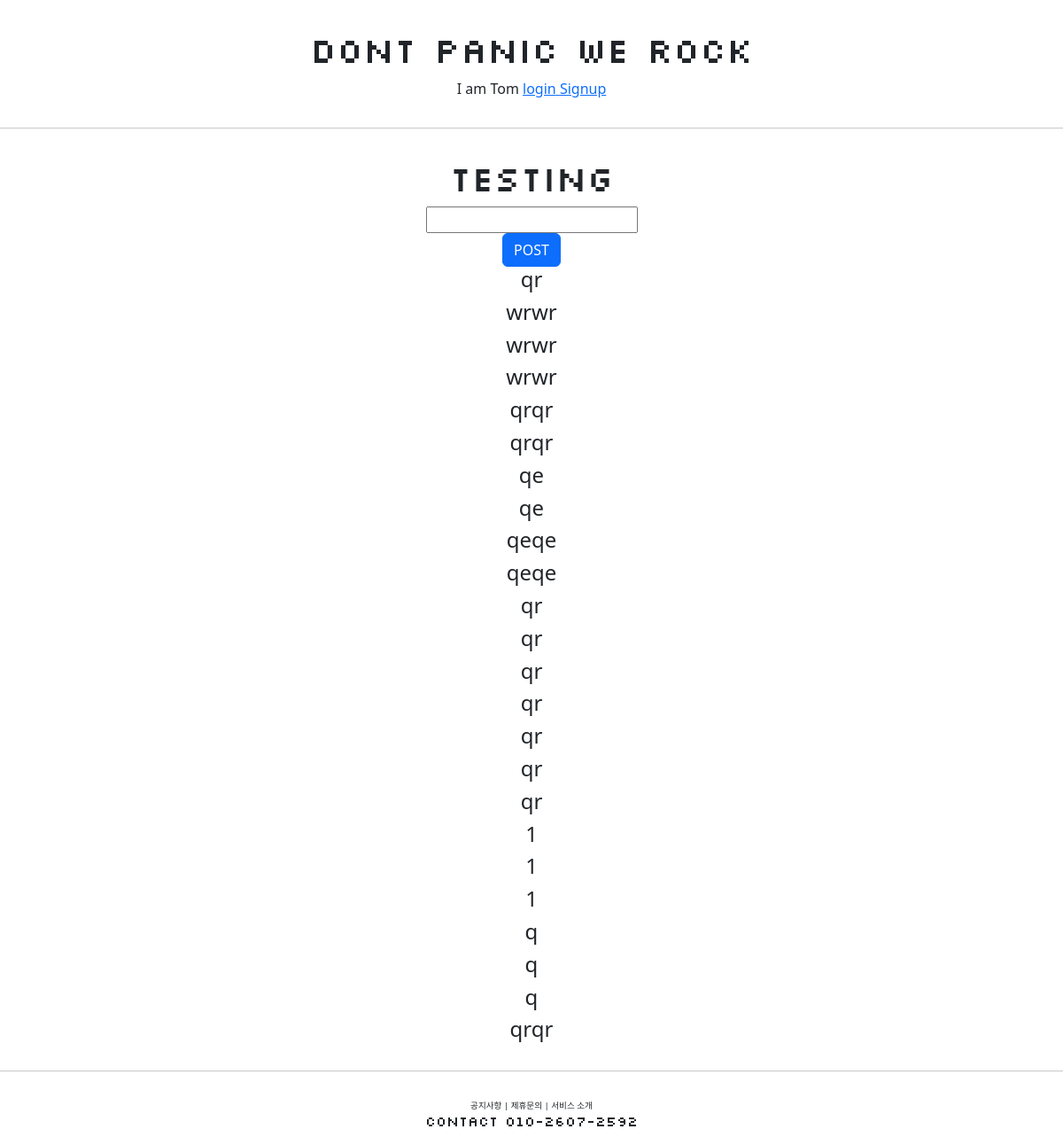
Before: /account/hello_world/ with the older database file.
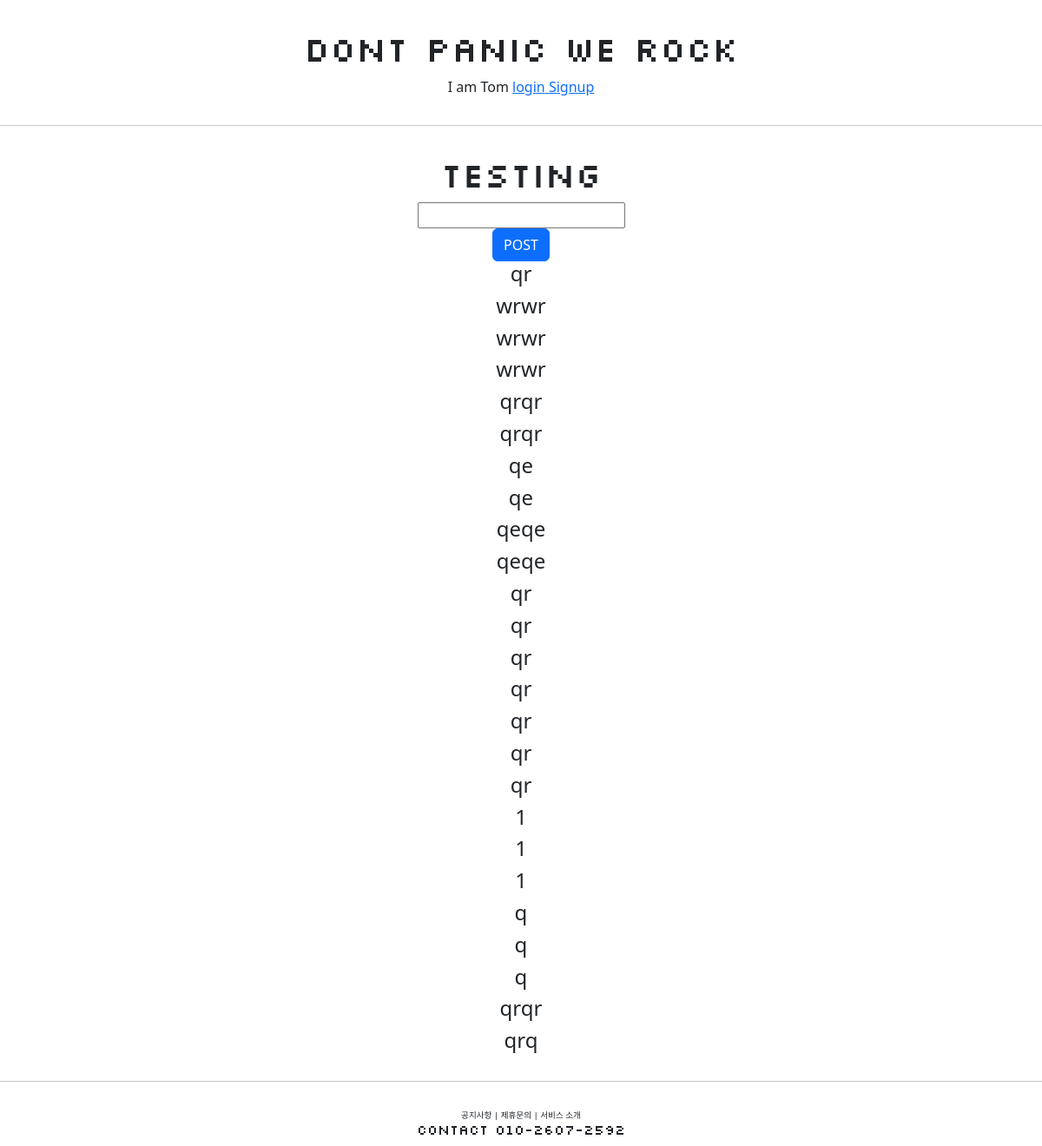
After: the same page with the newer database file.
### accountapp/models.py (models this page shows)
class HelloWorld(models.Model):
    text = models.CharField(max_length=255, null=False)

### accountapp/views.py (the view)
# urls.py: path('hello_world/', hello_world, name='hello_world'),
def hello_world(request):
    if request.method == "POST":
        temp = request.POST.get('hello_world_input')
        new_hello_world = HelloWorld()
        new_hello_world.text = temp
        new_hello_world.save()
        hello_world_list = HelloWorld.objects.all()
        return HttpResponseRedirect(reverse('accountapp:hello_world'))
    else:
        hello_world_list = HelloWorld.objects.all()
        return render(request, 'accountapp/helloworld.html', context={'hello_world_list': hello_world_list})

### accountapp/templates/accountapp/helloworld.html (shortened to what this page needs)
{% extends 'base.html' %}
{% block content %}
<div style="border-radius: 1rem; margin: 2rem; text-align: center;">
    <div>
        <h1 style="font-family: 'Silkscreen', cursive;">testing</h1>
    </div>
    <form action="/account/hello_world/" method="post">
        <div>
            <input type ="text" name="hello_world_input">
        </div>
        <div>
            <input type ="submit" class="btn btn-primary" value="POST">
        </div>
    </form>
{% if hello_world_list %}
    {% for hello_world in hello_world_list %}
    <h4>
        {{ hello_world.text }}
    </h4>
    {% endfor %}
{% endif %}
</div>
{% endblock %}

### templates/base.html
<!DOCTYPE html>
<html lang="ko">
{% include 'head.html' %}
<body>
    {% include 'header.html' %}
    <hr>
    {% block content %}
    {% endblock %}
    <hr>
    {% include 'footer.html' %}
</body>
</html>

### templates/head.html (shortened to what this page needs)
{% load static %}
<head>
    <link href="https://cdn.jsdelivr.net/npm/bootstrap@5.2.0/dist/css/bootstrap.min.css" rel="stylesheet">
    <link rel="stylesheet" type="text/css" href="{% static 'base.css' %}">
</head>

### templates/header.html (shortened to what this page needs)
<div class= "header">
    <div class="header_logo">
        <h1>Dont Panic We Rock</h1>
    </div>
    <div>
        <span>I</span>
        <span>am</span>
        <span>Tom</span>
        {% if not user.is_authenticated %}
        <a href="{% url 'accountapp:login' %}?next={{ request.path }}">
            <span>login</span>
        </a>
        <a href="{% url 'accountapp:create' %}">
            <span>Signup</span>
        </a>
        {% endif %}
    </div>
</div>

### templates/footer.html
<div class="footer">
    <div class="footer_button">
        <span>공지사항</span>   |
        <span>제휴문의</span>   |
        <span>서비스 소개</span>
    </div>
    <div>
        <h6 class="contact">CONTACT 010-2607-2592</h6>
    </div>
</div>

### static/base.css (style rules this page uses)
.contact { font-family: 'Silkscreen', cursive; }
.footer_button { font-size: .6rem; }
.footer { text-align: center; margin-top: 2rem; }
.header_logo { font-family: 'Silkscreen', cursive; }
.header { text-align: center; margin: 2rem 0; }

Changed rows visible on the page:
added HelloWorld: text "qrq"
